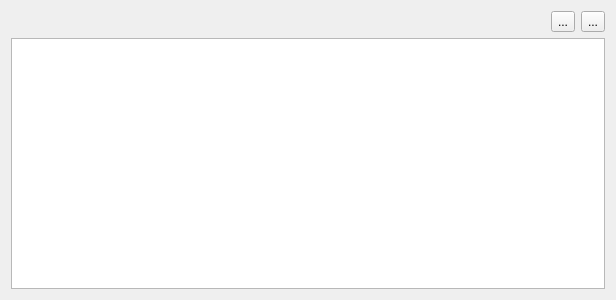
<?xml version="1.0" encoding="UTF-8"?>
<ui version="4.0">
 <class>ZonesEditorWidget</class>
 <widget class="QWidget" name="ZonesEditorWidget">
  <property name="geometry">
   <rect>
    <x>0</x>
    <y>0</y>
    <width>616</width>
    <height>300</height>
   </rect>
  </property>
  <property name="windowTitle">
   <string>Form</string>
  </property>
  <layout class="QVBoxLayout" name="verticalLayout">
   <item>
    <layout class="QHBoxLayout" name="horizontalLayout">
     <item>
      <spacer name="horizontalSpacer">
       <property name="orientation">
        <enum>Qt::Horizontal</enum>
       </property>
       <property name="sizeHint" stdset="0">
        <size>
         <width>40</width>
         <height>20</height>
        </size>
       </property>
      </spacer>
     </item>
     <item>
      <widget class="QToolButton" name="addButton">
       <property name="text">
        <string>...</string>
       </property>
       <property name="icon">
        <iconset theme="list-add-symbolic"/>
       </property>
      </widget>
     </item>
     <item>
      <widget class="QToolButton" name="removeButton">
       <property name="text">
        <string>...</string>
       </property>
       <property name="icon">
        <iconset theme="list-remove-symbolic"/>
       </property>
      </widget>
     </item>
    </layout>
   </item>
   <item>
    <widget class="QTreeView" name="treeView"/>
   </item>
  </layout>
 </widget>
 <resources/>
 <connections/>
</ui>
